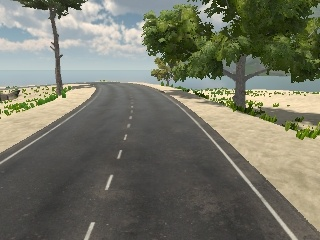
#> input picture template/rgb0002.jpg, 320 x 240 px
$ python demo1.py
#> lines starting #> are read from the running program, lines starting #| are printed output that depends on the picture; after the words box and inside, x2 and y2 are one past the last pixel; in counts of white or black regions, pixels touching at a corner belong together
import cv2 as cv
import numpy as np
import matplotlib.pyplot as plt

# ham con xac dinh nguong
def determine_thres(gray):
    roi = gray[160:220, 120:200] # roi la numpy array 60x80
    thres = roi.mean() + 40
    return thres

img = cv.imread('rgb0002.jpg')
#> img is the input picture: shape (240, 320, 3); mean B, G, R 102, 117.1, 116

# chuyen sang anh xam
gray = cv.cvtColor(img, cv.COLOR_BGR2GRAY)
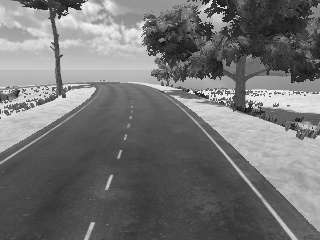
#> gray: shape (240, 320); min 16, max 246, mean 115.1

# tim nguong threshold
thres = determine_thres(gray)
#> in determine_thres, `roi = gray[160:220, 120:200]`:
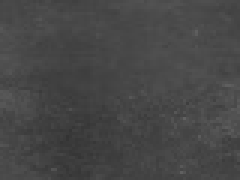
#> roi: shape (60, 80) (shown 3 times larger); min 51, max 97, mean 70.6
#> in determine_thres, `thres = roi.mean() + 40`: thres = 110.6
#> thres = 110.6

# nhi phan hoa hinh anh
b_img = cv.threshold(gray, thres, 255, cv.THRESH_BINARY)[1]
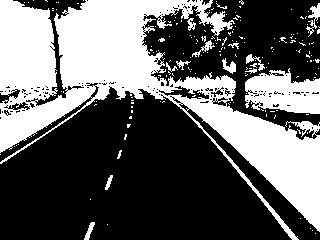
#> b_img: shape (240, 320); 38.7% white; 182 white regions (168 under 20 px), largest, box (x1, y1, x2, y2) and area: (0, 0, 320, 240) 25957, (245, 68, 320, 114) 2373, (306, 3, 320, 37) 174

# ve do thi
data = gray[180,:] # data.shape =[320]
#> data = 320 values, max 203 at index 109, min 60 at index 68, mean 92.1
x = range(320) # x: 0 -> 319
plt.plot(x,data)
plt.show()
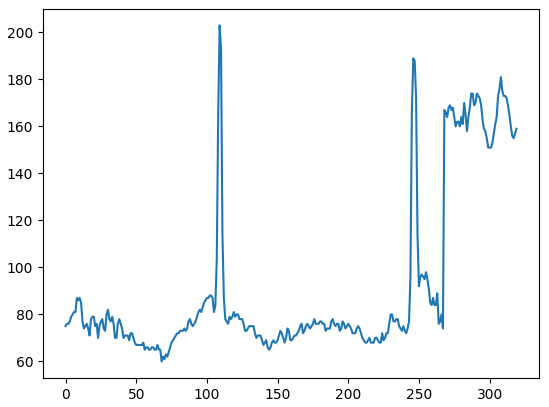
#> figure drawn by matplotlib, 1 panel; curve peaks at x = 109, y = 203

cv.imshow('image', img)
cv.imshow('binary', b_img)
cv.waitKey(0)
cv.destroyAllWindows()

$ run again, with template/rgb0516.jpg copied over template/rgb0002.jpg
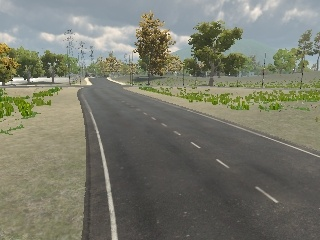
#> input picture template/rgb0516.jpg, 320 x 240 px
#> img is the input picture: shape (240, 320, 3); mean B, G, R 107.7, 121.6, 120.6
#> in determine_thres, `thres = roi.mean() + 40`: thres = 112.9
#> `b_img = cv.threshold(gray, thres, 255, cv.THRESH_BINARY)[1]`:
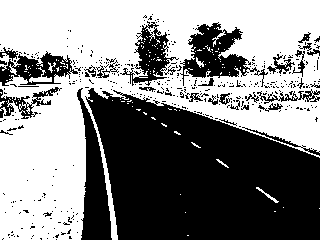
#> b_img: shape (240, 320); 53% white; 389 black regions (356 under 20 px), largest, box (x1, y1, x2, y2) and area: (85, 88, 320, 240) 25309, (77, 88, 112, 240) 2526, (180, 22, 268, 87) 2246
#> data = 320 values, max 187 at index 107, min 63 at index 130, mean 93.99
#> `plt.show()`:
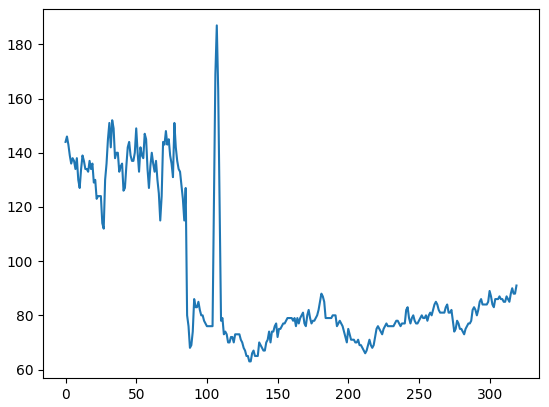
#> figure drawn by matplotlib, 1 panel; curve peaks at x = 107, y = 187

$ run again, with template/rgb0993.jpg copied over template/rgb0002.jpg
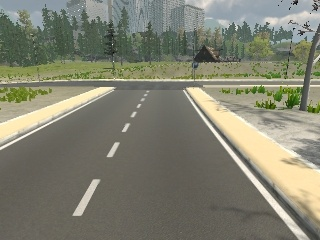
#> input picture template/rgb0993.jpg, 320 x 240 px
#> img is the input picture: shape (240, 320, 3); mean B, G, R 112.5, 128.9, 128.5
#> in determine_thres, `thres = roi.mean() + 40`: thres = 136.5
#> `b_img = cv.threshold(gray, thres, 255, cv.THRESH_BINARY)[1]`:
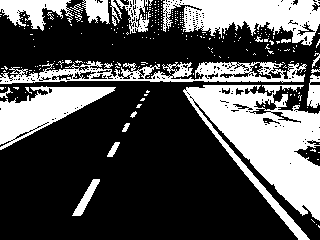
#> b_img: shape (240, 320); 31.8% white; 272 white regions (249 under 20 px), largest, box (x1, y1, x2, y2) and area: (183, 85, 320, 240) 9701, (163, 0, 320, 46) 4265, (0, 61, 307, 84) 3332
#> data = 320 values, max 246 at index 252, min 81 at index 262, mean 124.7
#> `plt.show()`:
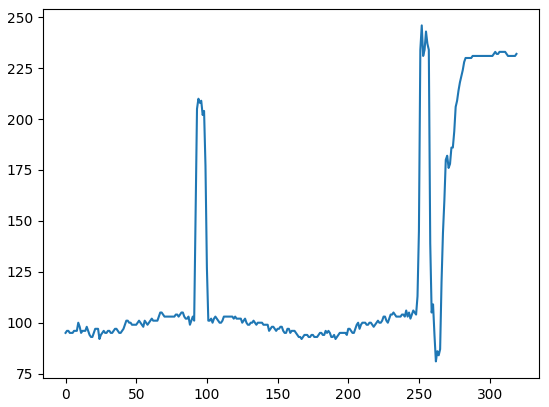
#> figure drawn by matplotlib, 1 panel; curve peaks at x = 252, y = 246
